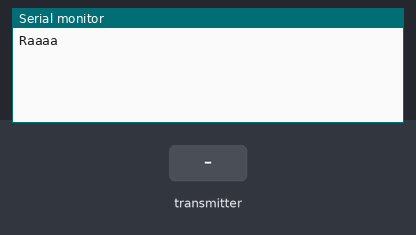
Bench run of a sketch on a simulated Arduino Uno, built with avr-gcc and run on an emulated ATmega328P. On the bench: the last lines printed to the serial monitor. Inputs (shaded band) come from the test bench. No radio packets arrive unless stated.

Above: at 2.2 s.
2.3 s: the transmitter starts sending readArray.0 = 0
At 2.47 s:
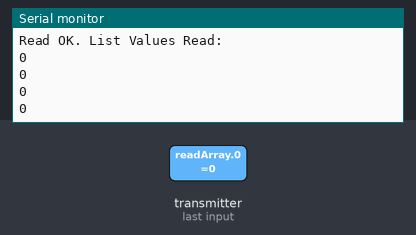
3.8 s: the transmitter starts sending readArray.1 = 256
5.3 s: the transmitter starts sending readArray.2 = 512
6.8 s: the transmitter starts sending readArray.3 = 1023
At 6.87 s:
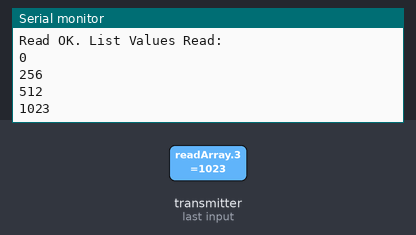
8.3 s: the transmitter starts sending readArray.0 = 1023
9.8 s: the transmitter starts sending readArray.2 = 1023
Timing chart, 0 to 12.8 s (numbered marks = the images above; inputs shaded):
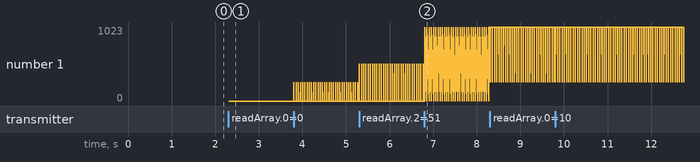

The sketch:

Read.ino
```cpp
#include <MathUtilities.h>
#include <Timer.h>
#include <SPI.h>
#include "nRF24L01.h"
#include "RF24.h"
#include "printf.h"


RF24 radio(9,10); //CE,CSN

void setup(void)
{
  Serial.begin(57600);
  printf_begin();
  radio.begin();
  radio.setRetries(15,15); //Atrazo, Tentativas
  radio.setPayloadSize(8); //Tamanho do pacote em bytes.
  radio.setChannel(0x40);  //Canal de 0-127: xxx-yyy-yyy-yyy onde xxx é o numero do canal
  radio.openWritingPipe(0x222);
  radio.openReadingPipe(3,0x111);
  delay(1000);
  //radio.startListening();
  radio.printDetails();
  Serial.println("Raaaa");
  //radio.stopListening();

}

int readArray[4] = {0,0,0,0};

void loop(void)//COM 21
{

  radio.startListening();

  //delay(1000);
  if (radio.available())
  {
  if (radio.read( &readArray, sizeof(int[4]) ) == 1)//radio.read( &readArray, sizeof(int[4]) );
  {
    radio.flush();
    Serial.println("Read OK. List Values Read: ");
    Serial.println(readArray[0], DEC);
    Serial.println(readArray[1], DEC);
    Serial.println(readArray[2], DEC);
    Serial.println(readArray[3], DEC);
    radio.stopListening();
  }
  else
  {
    Serial.println("Read Not OK. Value read: ");
  }
  //delay(1000);
  }
  //radio.stopListening();
  //delay(300);
}
```

printf.h
```cpp
// (licence header left out)
/**
 * @file printf.h
 *
 * Setup necessary to direct stdout to the Arduino Serial library, which
 * enables 'printf'
 */

#ifndef __PRINTF_H__
#define __PRINTF_H__

#ifdef ARDUINO

int serial_putc( char c, FILE * )
{
  Serial.write( c );

  return c;
}

void printf_begin(void)
{
  fdevopen( &serial_putc, 0 );
}

#else
#error This example is only for use on Arduino.
#endif // ARDUINO

#endif // __PRINTF_H__
```

Measured:
- after the input at 2.3 s, the serial monitor: prints a new line at once (image 1)
- after the input at 6.8 s, the serial monitor: prints a new line at once (image 2)
- plotted number 1: 0 → 1023 after the input at 6.8 s
